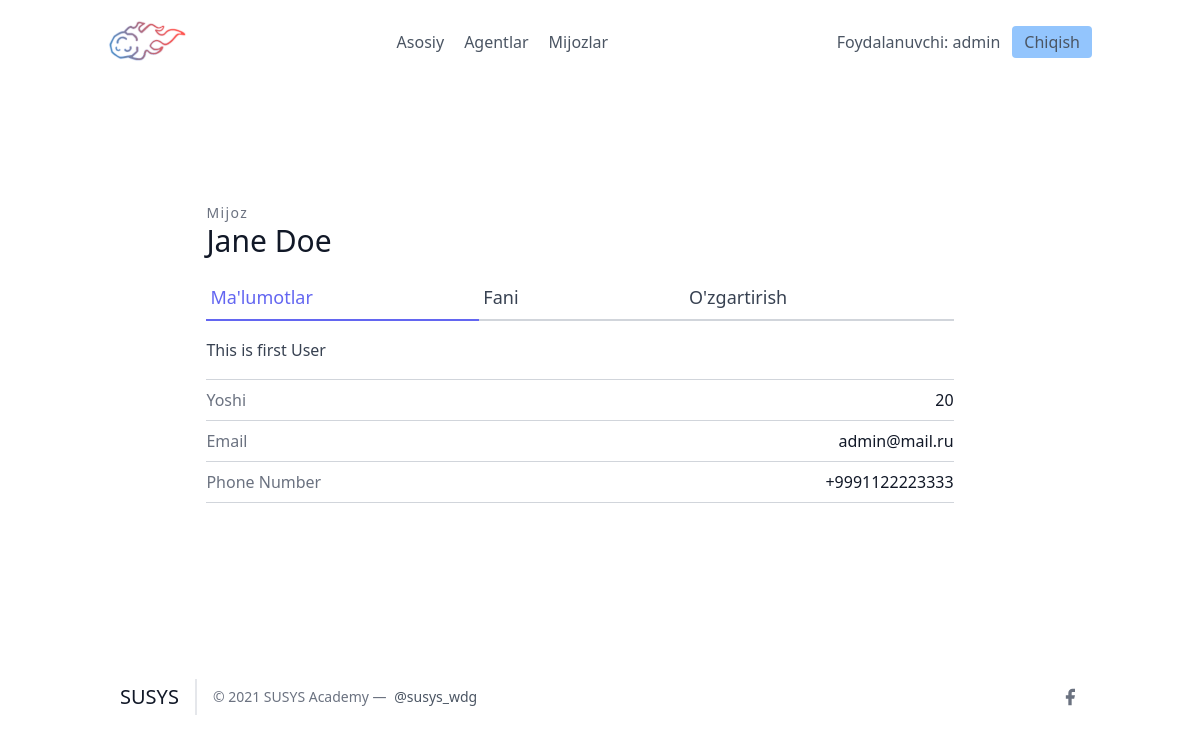
The app's page /leads/1/ (signed in) with its own data.
### leads/models.py (models this page shows, shortened)
class User(AbstractUser):
    is_organisor = models.BooleanField(default=True)
    is_agent = models.BooleanField(default=False)

class Lead(models.Model):
    ismi = models.CharField(max_length=20)
    familiyasi = models.CharField(max_length=20)
    yoshi = models.IntegerField(default=0)
    organisation = models.ForeignKey(UserProfile, on_delete=models.CASCADE)
    agent = models.ForeignKey("Agent", null=True, blank=True, on_delete=models.SET_NULL)
    category = models.ForeignKey("Category", related_name='leads', null=True,  blank=True, on_delete=models.SET_NULL)
    izoh = models.TextField()
    sana = models.DateTimeField(auto_now_add=True)
    telefon = models.CharField(max_length=20)
    email = models.EmailField()

### leads/views.py (the view)
# urls.py: path('<int:pk>/', LeadDetailView.as_view(), name="detallar"),
class LeadDetailView(OrganiserAndLoginRequiredMixin, DetailView):
    template_name = "leads/leads_detail.html"
    queryset = Lead.objects.all()
    context_object_name = "lead"

### agents/mixins.py (called while the page is built)
    def dispatch(self, request, *args, **kwargs):
        if not request.user.is_authenticated or not request.user.is_organisor:
            return redirect("login")
        return super().dispatch(request, *args, **kwargs)

### leads/templates/leads/leads_detail.html
{% extends "base.html" %}
{% block content %}
<section class="text-gray-700 body-font overflow-hidden">
    <div class="container px-5 py-24 mx-auto">
      <div class="lg:w-4/5 mx-auto flex flex-wrap">
        <div class="w-full lg:pr-10 lg:py-6 mb-6 lg:mb-0">
            <h2 class="text-sm title-font text-gray-500 tracking-widest">Mijoz</h2>
            <h1 class="text-gray-900 text-3xl title-font font-medium mb-4">{{ lead.ismi }} {{ lead.familiyasi }}</h1>
            <div class="flex mb-4">
                <a href="{% url 'leads:detallar' lead.pk %}" class="flex-grow text-indigo-500 border-b-2 border-indigo-500 py-2 text-lg px-1">
                    Ma'lumotlar
                </a>
                <a href="{% url 'leads:lead-category-update' lead.pk %}" class="flex-grow border-b-2 border-gray-300 py-2 text-lg px-1">
                    Fani
                </a>
                <a href="{% url 'leads:update' lead.pk %}" class="flex-grow border-b-2 border-gray-300 py-2 text-lg px-1">
                    O'zgartirish
                </a>
            </div>
            <p class="leading-relaxed mb-4">{{ lead.izoh }}</p>
            <div class="flex border-t border-gray-300 py-2">
                <span class="text-gray-500">Yoshi</span>
                <span class="ml-auto text-gray-900">{{ lead.yoshi }}</span>
            </div>
            <div class="flex border-t border-gray-300 py-2">
                <span class="text-gray-500">Email</span>
                <span class="ml-auto text-gray-900">{{ lead.email }}</span>
            </div>
            <div class="flex border-t border-b mb-6 border-gray-300 py-2">
                <span class="text-gray-500">Phone Number</span>
                <span class="ml-auto text-gray-900">{{ lead.telefon }}</span>
            </div>
        </div>
      </div>
    </div>
  </section>
{% endblock content %}

### frontend/details/navbar.html
{% load static %}
<header class="text-gray-600 body-font">
  <div class="container mx-auto flex flex-wrap p-5 flex-col md:flex-row items-center">
    <a class="flex title-font font-medium items-center text-gray-900 mb-4 md:mb-0">
      <img src="{% static 'images/logo.png' %}" style="width: 80px;" alt="Logo">
    </a>
    <nav class="md:ml-auto md:mr-auto flex flex-wrap items-center text-base justify-center">
      <a href="/" class="mr-5 hover:text-gray-900">Asosiy</a>
    {% if not request.user.is_authenticated %}
      </nav>
        <button class="inline-flex items-center bg-blue-300 border-0 py-1 px-3 focus:outline-none hover:bg-blue-200 rounded text-base mt-4 md:mt-0" style="margin-right: 20px">
          <a  href="{% url 'signup' %}">Ro'yxatdan o'tish
          </a>
        </button>
      {% else %}
      {% if request.user.is_organisor %}
        <a href="/agents/" class="mr-5 hover:text-gray-900">Agentlar</a>
      {% endif %}
        <a href="/leads/" class="mr-5 hover:text-gray-900">Mijozlar</a>
      </nav>
    {% endif %}
    {% if request.user.is_authenticated %}
      Foydalanuvchi: {{ request.user.username }}
      <button class="ml-3 inline-flex items-center bg-blue-300 border-0 py-1 px-3 focus:outline-none hover:bg-blue-200 rounded text-base mt-4 md:mt-0">
        <a  href="{% url 'logout' %}">Chiqish
        </a>
      </button>
    {% else %}
    <button class="inline-flex items-center bg-blue-300 border-0 py-1 px-3 focus:outline-none hover:bg-blue-200 rounded text-base mt-4 md:mt-0">
      <a href="{% url 'login' %}">Kirish
    </a>
    </button>
    {% endif %}
  </div>
</header>

### records on screen
User: user.username "admin"
Lead: ismi "Jane", familiyasi "Doe", izoh "This is first User", yoshi "20", email "admin@mail.ru", telefon "+9991122223333"
